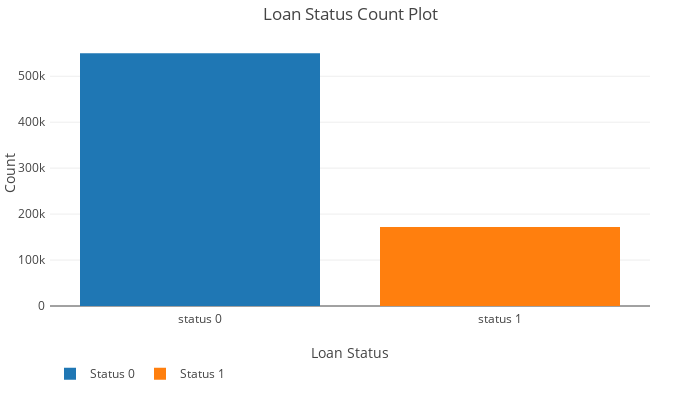

This figure's notebook cell:
### Code cell
# visualize the target count distribution
data = [go.Bar(x=['status 0'], y=[target0], name='Status 0'), 
        go.Bar(x=['status 1'], y=[target1], name='Status 1')]
margin=go.layout.Margin(l=50, r=50, b=30, t=40, pad=4)
legend = dict(orientation='h', xanchor='auto', y=-0.2)

layout = go.Layout(title='Loan Status Count Plot', xaxis=dict(title='Loan Status'), 
                   yaxis=dict(title='Count'), autosize=False, width=700, height=400, 
                   margin=margin, legend=legend)
fig = go.Figure(data=data, layout=layout)
iplot(fig)

### Figure 1 — Plotly figure (JSON) as saved in the notebook; plotly's stock layout.template omitted (floating-point values rounded to 4 significant figures)
{"data": [{"name": "Status 0", "type": "bar", "uid": "e7c90252-9052-11e8-bef3-88e9fe51b829", "x": ["status 0"], "y": [549951]}, {"name": "Status 1", "type": "bar", "uid": "e7ca6890-9052-11e8-a59b-88e9fe51b829", "x": ["status 1"], "y": [172191]}], "layout": {"autosize": false, "height": 400, "legend": {"orientation": "h", "xanchor": "auto", "y": -0.2}, "margin": {"b": 30, "l": 50, "pad": 4, "r": 50, "t": 40}, "title": "Loan Status Count Plot", "width": 700, "xaxis": {"title": "Loan Status"}, "yaxis": {"title": "Count"}}}
